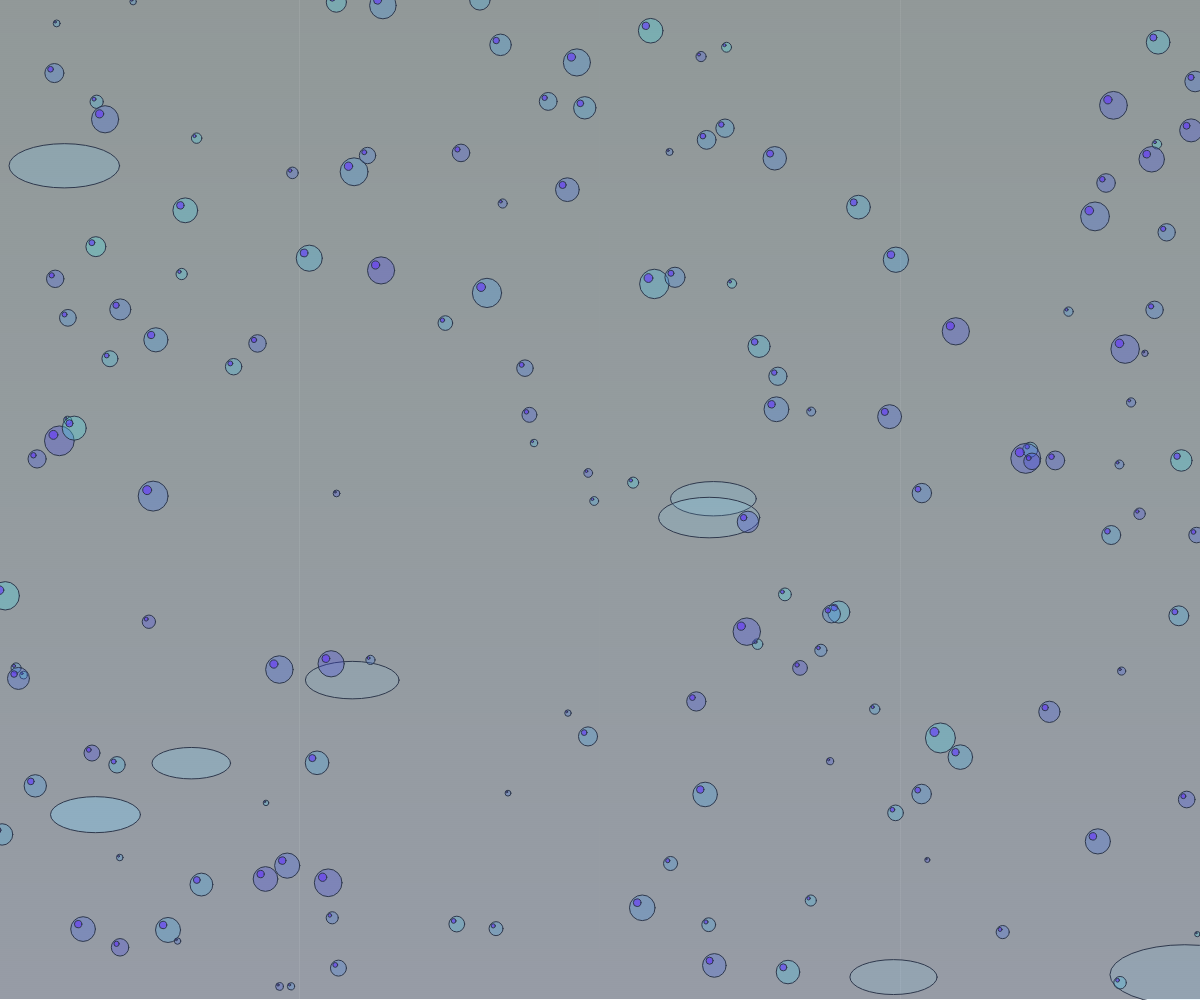
Frame 1 (no input)
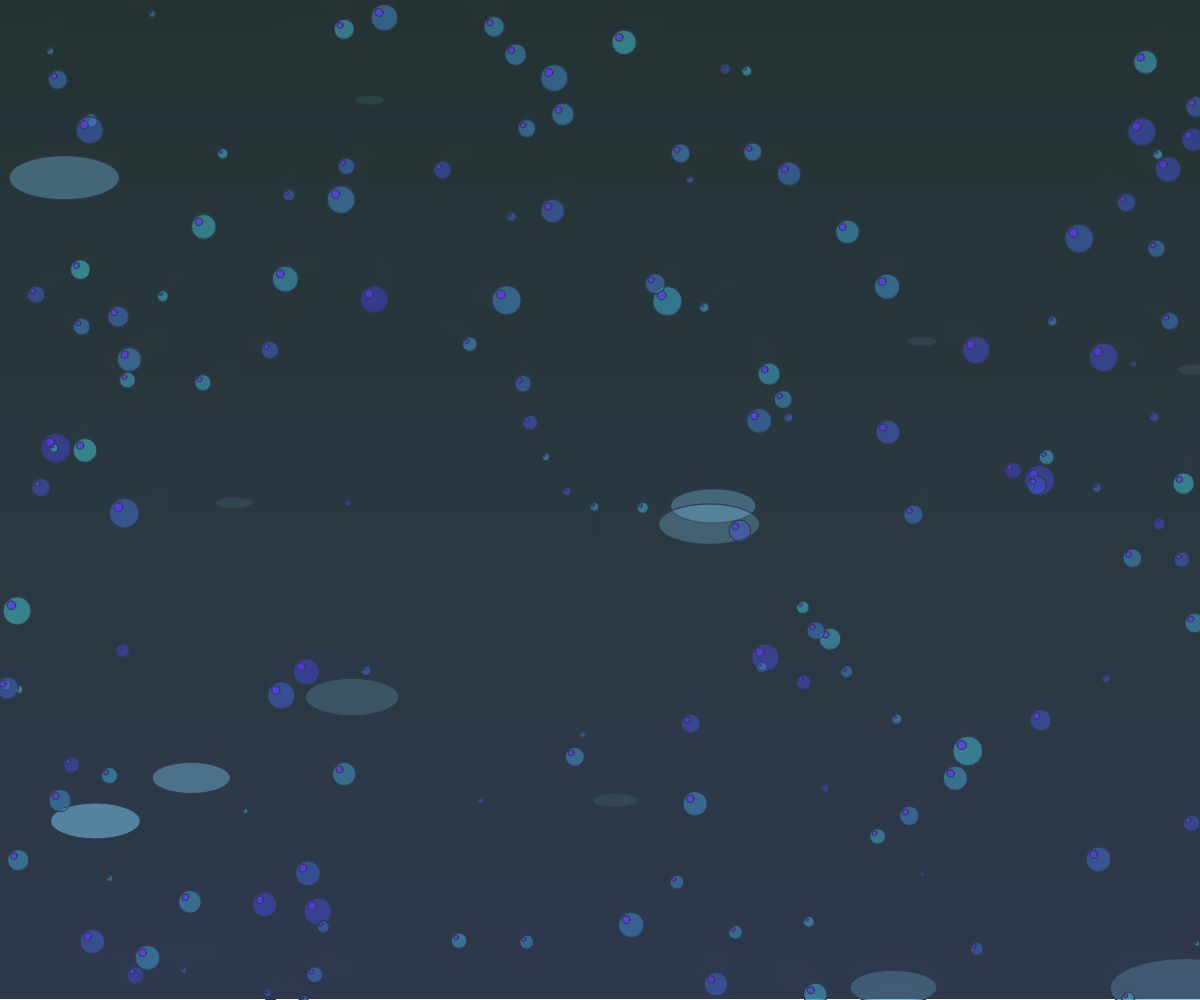
Frame 60 (no input)
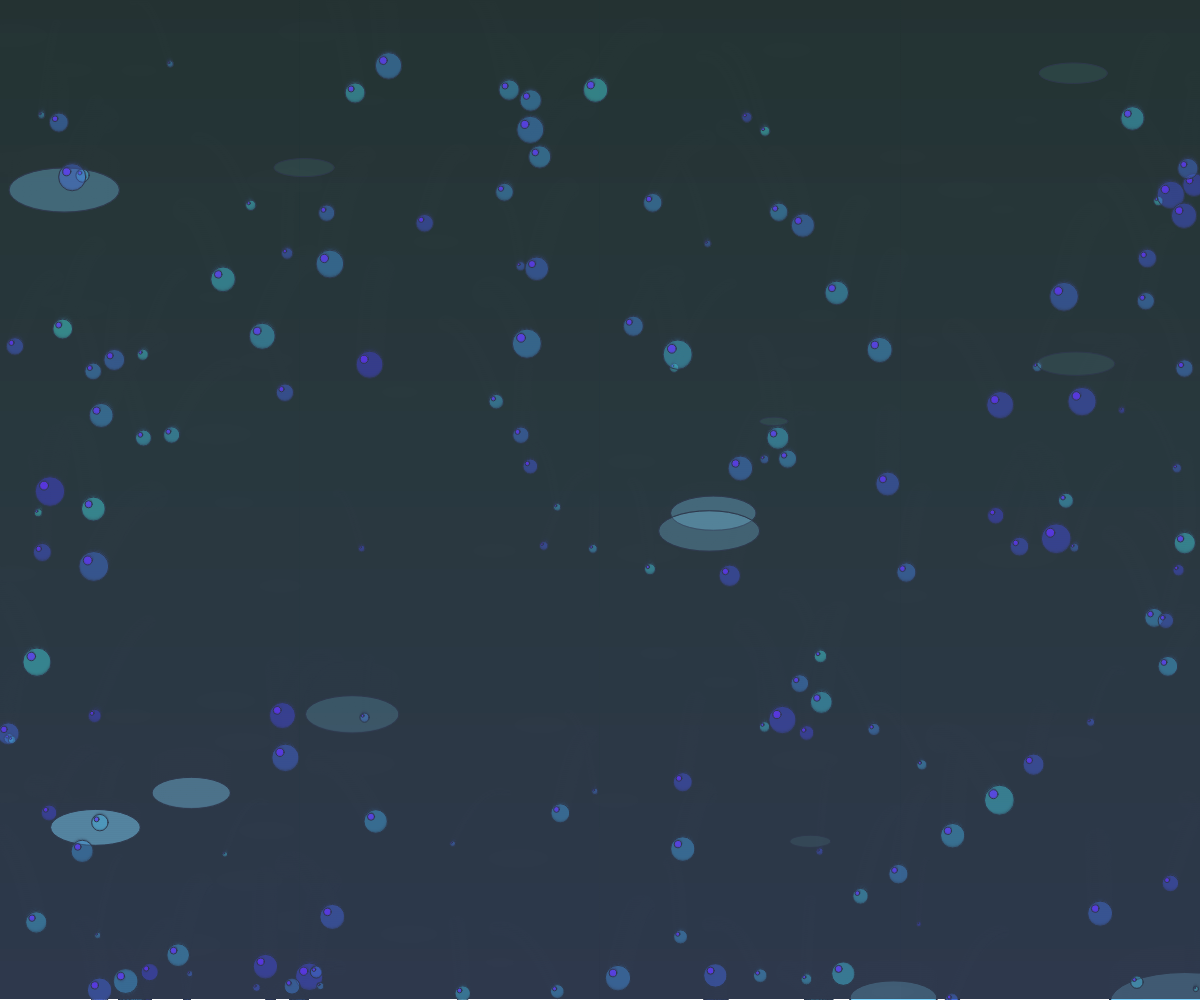
Frame 120 (the mouse pressed at the canvas centre since frame 60)

The p5.js sketch that drew these frames (run headless with seeded random() and noise() and a simulated clock; from frame 60 on, the mouse is pressed at the canvas centre):

// p5.js sketch
// ── sketch.js
let bubbles = [];
let currentColor;
let lightShafts = [];

function setup() {
  createCanvas(windowWidth, windowHeight);
  colorMode(HSB, 360, 100, 100, 1);
  
  // Create initial bubbles
  for (let i = 0; i < 150; i++) {
    bubbles.push({
      x: random(width),
      y: random(height),
      size: random(5, 30),
      speedX: random(-0.5, 0.5),
      speedY: random(-0.2, 0.2),
      hue: random(180, 240)
    });
  }
  
  // Create light shafts
  for (let i = 0; i < 8; i++) {
    lightShafts.push({
      x: random(width),
      y: random(height),
      size: random(50, 150),
      speed: random(0.1, 0.3),
      opacity: random(0.1, 0.4)
    });
  }
  
  noStroke();
}

function draw() {
  // Create a subtle gradient background
  for (let y = 0; y < height; y += 2) {
    let inter = map(y, 0, height, 0, 1);
    let c = lerpColor(color(180, 30, 20), color(220, 40, 30), inter);
    stroke(c);
    line(0, y, width, y);
  }

  // Update and draw light shafts
  for (let shaft of lightShafts) {
    shaft.y += shaft.speed;
    if (shaft.y > height + shaft.size) {
      shaft.y = -shaft.size;
      shaft.x = random(width);
    }
    
    fill(200, 50, 100, shaft.opacity);
    ellipse(shaft.x, shaft.y, shaft.size, shaft.size * 0.4);
  }

  // Update and draw bubbles
  for (let i = bubbles.length - 1; i >= 0; i--) {
    let b = bubbles[i];
    
    // Move bubble
    b.x += b.speedX;
    b.y += b.speedY;
    
    // Apply gentle current
    b.speedY += 0.01;
    
    // Bounce off edges
    if (b.x < 0 || b.x > width) {
      b.speedX *= -1;
    }
    
    if (b.y < 0 || b.y > height) {
      b.speedY *= -1;
    }
    
    // Create distortion effect using sine waves
    let distortion = sin(frameCount * 0.02 + b.x * 0.01) * 2;
    
    // Draw bubble with semi-transparency
    fill(b.hue, 70, 90, 0.3);
    ellipse(b.x + distortion, b.y, b.size, b.size);
    
    // Add highlight to bubble
    fill(255, 80, 100, 0.6);
    ellipse(b.x + distortion - b.size * 0.2, b.y - b.size * 0.2, b.size * 0.3, b.size * 0.3);
  }

  // Add some subtle ripples
  if (frameCount % 10 === 0) {
    for (let i = 0; i < 5; i++) {
      let rippleX = random(width);
      let rippleY = random(height);
      let size = random(20, 80);
      
      fill(180, 40, 80, 0.1);
      ellipse(rippleX, rippleY, size, size * 0.3);
    }
  }
}

function windowResized() {
  resizeCanvas(windowWidth, windowHeight);
}
